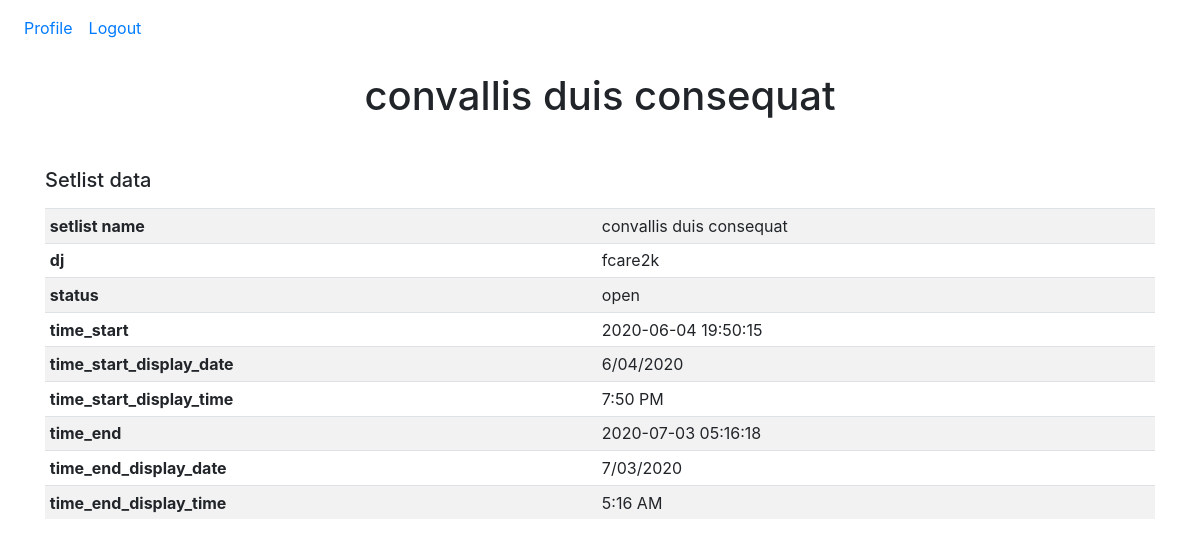
Page /src/dj-setlist.php?id=323 on the committed database.
### tables this page shows
CREATE TABLE Setlists (
    id INT UNSIGNED NOT NULL UNIQUE AUTO_INCREMENT,
    dj_id  INT UNSIGNED NOT NULL,
    name CHAR(50) NOT NULL,
    status ENUM('open', 'closed', 'paused') NOT NULL DEFAULT 'open',
    time_start DATETIME NOT NULL,
    time_end DATETIME NOT NULL,
    PRIMARY KEY (id),
    FOREIGN KEY (dj_id) REFERENCES Djs(id) ON UPDATE CASCADE ON DELETE CASCADE
);

CREATE TABLE Djs (
    id INT UNSIGNED NOT NULL UNIQUE AUTO_INCREMENT,
    username CHAR(20) NOT NULL UNIQUE,
    password VARCHAR(255) NOT NULL,
    PRIMARY KEY (id)
);

### src/functions.php (called while the page is built, shortened)
<?php
function dbConnect() {
  try {
    $pdo = new PDO("mysql:host=$host;dbname=$dbName",$user,$password);
    $pdo->setAttribute(PDO::ATTR_ERRMODE, PDO::ERRMODE_EXCEPTION);
    return $pdo;
  } catch(PDOexception $e) {
      return 0;
  }
}
function getSetlistData($id) {
  $stmt = '
  SELECT Setlists.id,
         Setlists.dj_id,
         Setlists.name,
         Setlists.status,
         Setlists.time_start,
         Setlists.time_end,
         DATE_FORMAT(Setlists.time_start, "%c/%d/%Y") AS time_start_display_date,
         DATE_FORMAT(Setlists.time_start, "%l:%i %p") AS time_start_display_time,
         DATE_FORMAT(Setlists.time_end, "%c/%d/%Y")   AS time_end_display_date,
         DATE_FORMAT(Setlists.time_end, "%l:%i %p")   AS time_end_display_time,
         Djs.username
  FROM   Setlists
         LEFT JOIN Djs
                ON Setlists.dj_id = Djs.id
  WHERE  Setlists.id = :id
  GROUP  BY Setlists.id
  LIMIT  1';
  $sql = dbConnect()->prepare($stmt);
  $id = filter_var($id, FILTER_SANITIZE_NUMBER_INT);
  $sql->bindParam(':id', $id, PDO::PARAM_INT);
  $sql->execute();
  return $sql;
}
?>

### src/dj-setlist.php (the view, shortened to what this page needs)
<?php
include('functions.php');
$setlist = getSetlistData($_GET['id'])->fetch(PDO::FETCH_ASSOC);
?>
<!DOCTYPE html>
<html>
<head>
  <?php include('header.php'); ?>
</head>
<body>
  <?php include('navbar.php'); ?>
  <div class="container">
    <h1 class="text-center mt-3 mb-5"><?php echo $setlist['name']; ?></h1>
    <h5 class="mb-3">Setlist data</h5>
    <table class="table table-sm table-striped">
      <tbody>
        <tr>
          <th>setlist name</th>
          <td><?php echo $setlist['name']; ?></td>
        </tr>
        <tr>
          <th>dj</th>
          <td><?php echo $setlist['username']; ?></td>
        </tr>
        <tr>
          <th>status</th>
          <td><?php echo $setlist['status']; ?></td>
        </tr>
        <tr>
          <th>time_start</th>
          <td><?php echo $setlist['time_start']; ?></td>
        </tr>
        <tr>
          <th>time_start_display_date</th>
          <td><?php echo $setlist['time_start_display_date']; ?></td>
        </tr>
        <tr>
          <th>time_start_display_time</th>
          <td><?php echo $setlist['time_start_display_time']; ?></td>
        </tr>
        <tr>
          <th>time_end</th>
          <td><?php echo $setlist['time_end']; ?></td>
        </tr>
        <tr>
          <th>time_end_display_date</th>
          <td><?php echo $setlist['time_end_display_date']; ?></td>
        </tr>
        <tr>
          <th>time_end_display_time</th>
          <td><?php echo $setlist['time_end_display_time']; ?></td>
        </tr>
      </tbody>
    </table>
  </div>
</body>
</html>

### src/header.php (shortened to what this page needs)
<link rel="stylesheet" href="https://stackpath.bootstrapcdn.com/bootstrap/4.5.0/css/bootstrap.min.css" />
<link href='https://cdn.jsdelivr.net/npm/boxicons@2.0.5/css/boxicons.min.css' rel='stylesheet' />
<link rel="stylesheet" type="text/css" href="css/style.css" />

### src/navbar.php (shortened to what this page needs)
<section id="navbar">
  <nav class="navbar navbar-expand-lg">
    <div class="collapse navbar-collapse" id="navbarNavDropdown">
      <ul class="navbar-nav">
        <li class="nav-item"><a class="nav-link" id="nav-item-profile" href="profile.php">Profile</a></li>
        <li class="nav-item"><a class="nav-link" id="nav-item-logout" href="logout.php">Logout</a></li>
      </ul>
    </div>
  </nav>
</section>

### src/css/style.css (style rules this page uses)
body { margin-bottom: 30px; }

### rows in the picture
setlists: name "convallis duis consequat", dj.username "fcare2k", status "open", time_start "2020-06-04 19:50:15", time_end "2020-07-03 05:16:18"

### other values in the picture
$setlist['time_start_display_date'] "6/04/2020"
$setlist['time_start_display_time'] "7:50 PM"
$setlist['time_end_display_date'] "7/03/2020"
$setlist['time_end_display_time'] "5:16 AM"
